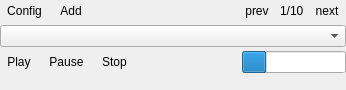
<?xml version="1.0" encoding="UTF-8"?>
<ui version="4.0">
 <class>PPlayerWidget</class>
 <widget class="QWidget" name="PPlayerWidget">
  <property name="geometry">
   <rect>
    <x>0</x>
    <y>0</y>
    <width>346</width>
    <height>90</height>
   </rect>
  </property>
  <property name="windowTitle">
   <string>Form</string>
  </property>
  <property name="styleSheet">
   <string notr="true">QToolButton::menu-indicator{ image: none; }</string>
  </property>
  <layout class="QVBoxLayout" name="verticalLayout">
   <property name="spacing">
    <number>4</number>
   </property>
   <property name="leftMargin">
    <number>0</number>
   </property>
   <property name="topMargin">
    <number>0</number>
   </property>
   <property name="rightMargin">
    <number>0</number>
   </property>
   <property name="bottomMargin">
    <number>0</number>
   </property>
   <item>
    <layout class="QHBoxLayout" name="horizontalLayout_2">
     <item>
      <widget class="QToolButton" name="tool_config">
       <property name="text">
        <string notr="true">Config</string>
       </property>
       <property name="popupMode">
        <enum>QToolButton::InstantPopup</enum>
       </property>
       <property name="autoRaise">
        <bool>true</bool>
       </property>
      </widget>
     </item>
     <item>
      <widget class="QToolButton" name="tool_add">
       <property name="text">
        <string notr="true">Add</string>
       </property>
       <property name="popupMode">
        <enum>QToolButton::InstantPopup</enum>
       </property>
       <property name="autoRaise">
        <bool>true</bool>
       </property>
      </widget>
     </item>
     <item>
      <spacer name="horizontalSpacer">
       <property name="orientation">
        <enum>Qt::Horizontal</enum>
       </property>
       <property name="sizeHint" stdset="0">
        <size>
         <width>40</width>
         <height>20</height>
        </size>
       </property>
      </spacer>
     </item>
     <item>
      <widget class="QToolButton" name="tool_prev">
       <property name="text">
        <string notr="true">prev</string>
       </property>
       <property name="autoRaise">
        <bool>true</bool>
       </property>
      </widget>
     </item>
     <item>
      <widget class="QLabel" name="label_num">
       <property name="text">
        <string notr="true">1/10</string>
       </property>
      </widget>
     </item>
     <item>
      <widget class="QToolButton" name="tool_next">
       <property name="text">
        <string notr="true">next</string>
       </property>
       <property name="autoRaise">
        <bool>true</bool>
       </property>
      </widget>
     </item>
    </layout>
   </item>
   <item>
    <widget class="QComboBox" name="combo_playlist"/>
   </item>
   <item>
    <layout class="QHBoxLayout" name="horizontalLayout">
     <item>
      <widget class="QToolButton" name="tool_play">
       <property name="text">
        <string notr="true">Play</string>
       </property>
       <property name="autoRaise">
        <bool>true</bool>
       </property>
      </widget>
     </item>
     <item>
      <widget class="QToolButton" name="tool_pause">
       <property name="text">
        <string notr="true">Pause</string>
       </property>
       <property name="autoRaise">
        <bool>true</bool>
       </property>
      </widget>
     </item>
     <item>
      <widget class="QToolButton" name="tool_stop">
       <property name="text">
        <string notr="true">Stop</string>
       </property>
       <property name="autoRaise">
        <bool>true</bool>
       </property>
      </widget>
     </item>
     <item>
      <spacer name="horizontalSpacer_2">
       <property name="orientation">
        <enum>Qt::Horizontal</enum>
       </property>
       <property name="sizeHint" stdset="0">
        <size>
         <width>40</width>
         <height>20</height>
        </size>
       </property>
      </spacer>
     </item>
     <item>
      <widget class="QProgressBar" name="progressBar">
       <property name="value">
        <number>24</number>
       </property>
       <property name="textVisible">
        <bool>false</bool>
       </property>
      </widget>
     </item>
    </layout>
   </item>
   <item>
    <spacer name="verticalSpacer">
     <property name="orientation">
      <enum>Qt::Vertical</enum>
     </property>
     <property name="sizeHint" stdset="0">
      <size>
       <width>20</width>
       <height>0</height>
      </size>
     </property>
    </spacer>
   </item>
  </layout>
 </widget>
 <resources/>
 <connections/>
</ui>
